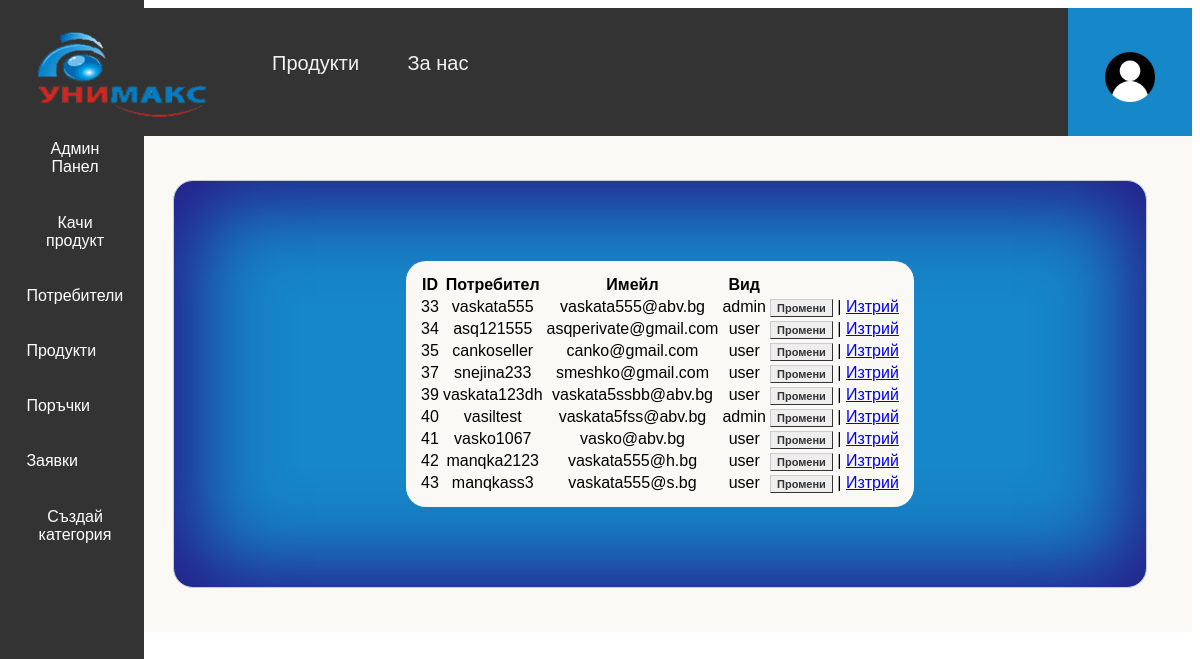
Screenshot of /useroverview.php with the database file from the repository.
### tables this page shows
CREATE TABLE `users` (
  `id` int(255) NOT NULL,
  `verified` int(5) NOT NULL,
  `verification_token` varchar(255) NOT NULL,
  `email` varchar(100) NOT NULL,
  `username` varchar(40) NOT NULL,
  `password` varchar(100) NOT NULL,
  `type` varchar(50) NOT NULL,
  `organization` varchar(45) DEFAULT NULL,
  `bulstat` varchar(255) DEFAULT NULL,
  `first_name` varchar(40) NOT NULL,
  `last_name` varchar(45) NOT NULL,
  `phone_number` varchar(20) NOT NULL,
  `address1` varchar(255) NOT NULL,
  `address2` varchar(255) NOT NULL,
  `post_code` varchar(6) NOT NULL
);

### useroverview.php (the view, shortened to what this page needs)
<?php include('templates/header.php');
    ?>
 <div class="sidebar">
		<ul>
			<li><a href="admin_dashboard.php">Админ Панел</a></li>
            <li> <a href="upload.php">Качи продукт</a></li>
			<li><a href="useroverview.php">Потребители</a></li>
			<li><a href="productsoverview.php">Продукти</a></li>
			<li><a href="orderoverview.php">Поръчки</a></li>
            <li><a href="appointments2.php">Заявки</a></li>
            <li><a href="createcategories.php">Създай категория</a></li>
		</ul>
	</div>
    <div class="wrapwhite">
    <div id="content">
    <div class="adminuseroverview">
    <div class="firstadminpanel">
<?php
$sql = "SELECT * FROM users";
$result = mysqli_query($db, $sql);
if (mysqli_num_rows($result) > 0) {
    echo "<table class='firstadminpaneltable'>";
    echo "<tr><th>ID</th><th>Потребител</th><th>Имейл</th><th>Вид</th></tr>";
    while ($row = mysqli_fetch_assoc($result)) {
        echo "<tr>";
        echo "<td>" . $row['id'] . "</td>";
        echo "<td>" . $row['username'] . "</td>";
        echo "<td>" . $row['email'] . "</td>";
        echo"<td>" .  $row['type'] . "</td>";
        echo "<td><a href='edit_user.php?id=".$row['id']."'class='adminbutton''". "'>Промени</a> | <a href='delete.php?id=" . $row['id'] . "'>Изтрий</a></td>";
        echo "</tr>";
    }
    echo "</table>";
} else {
    echo "No users found.";
}
  ?>
</div>
</div>
</div>
</div>

### templates/style.css (style rules this page uses)
body { font-family: "Source Sans Pro", sans-serif; }
li { float: left; }
li a { display: block; color: white; text-align: center; padding: 6px 0px; text-decoration: none; }
a { outline: none; }
a.adminbutton { font: bold 11px Arial; text-decoration: none; background-color: #EEEEEE; color: #333333; padding: 2px 6px 2px 6px; border-top: 1px solid #CCCCCC; border-right: 1px solid #333333; border-bottom: 1px solid #333333; border-left: 1px solid #CCCCCC; }
.wrapwhite { background-color: #faf9f6; }
.sidebar { height:200%; width: 12vw; position: fixed; z-index: 1; top: 0; left: 0; background-color: #333; overflow-x: hidden; padding-top: 10vw; padding-left:-2vw; margin-right:2vw; }
.sidebar ul { list-style: none; margin: 0; padding: 0.4vw;; }
.sidebar li { margin-bottom: 0.5vw; margin-left: 0.5vw; padding: 0.8vw; }
.sidebar a { display: block; padding: 0.5vw; color: #fff; text-decoration: none; }
#content { margin-left: 10vw; padding: 2vw; }
.adminuseroverview { width: 80%; margin: 20px auto; border: 1px solid #cbcbcb; text-align:center; display:flex; justify-content: center; align-items: center; background-color: #1687C8; -webkit-box-shadow: inset 3px 2px 83px 21px rgba(39,24,133,1); -moz-box-shadow: inset 3px 2px 83px 21px rgba(39,24,133,1); box-shadow: inset 3px 2px 83px 21px rgba(39,24,133,1); border-radius: 20px; padding:5rem; }
.firstadminpaneltable { background-color: #faf9f6; border-radius: 20px; padding:1vw; }

### rows the page displays
users: id "33", username "vaskata555", email "vaskata555@abv.bg", type "admin"
users: id "34", username "asq121555", email "asqperivate@gmail.com", type "user"
users: id "35", username "cankoseller", email "canko@gmail.com", type "user"
users: id "37", username "snejina233", email "smeshko@gmail.com", type "user"
users: id "39", username "vaskata123dh", email "vaskata5ssbb@abv.bg", type "user"
users: id "40", username "vasiltest", email "vaskata5fss@abv.bg", type "admin"
users: id "41", username "vasko1067", email "vasko@abv.bg", type "user"
users: id "42", username "manqka2123", email "vaskata555@h.bg", type "user"
users: id "43", username "manqkass3", email "vaskata555@s.bg", type "user"
